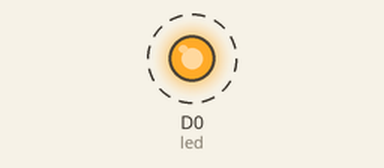
Recording of a sketch running on a simulated ESP8266 (NodeMCU). Parts: output pins drawn as LEDs (lit = HIGH). Dashed ring = blinking.

Above: at 0.2 s.
Timing chart, 0 to 3.0 s (numbered marks = the images above):
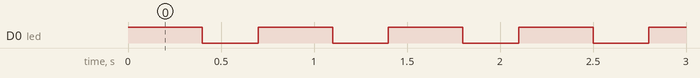

Measured:
- by itself, D0 (led): alternates HIGH for 0.40 s and LOW for 0.30 s

The sketch:

blink_led.ino
```cpp
int led= D0;
void setup() {
  // put your setup code here, to run once:
  pinMode(led, OUTPUT);

}

void loop() {
  // put your main code here, to run repeatedly:
  digitalWrite(led, HIGH);
  delay(400);
  digitalWrite(led, LOW);
  delay(300);

}
```
